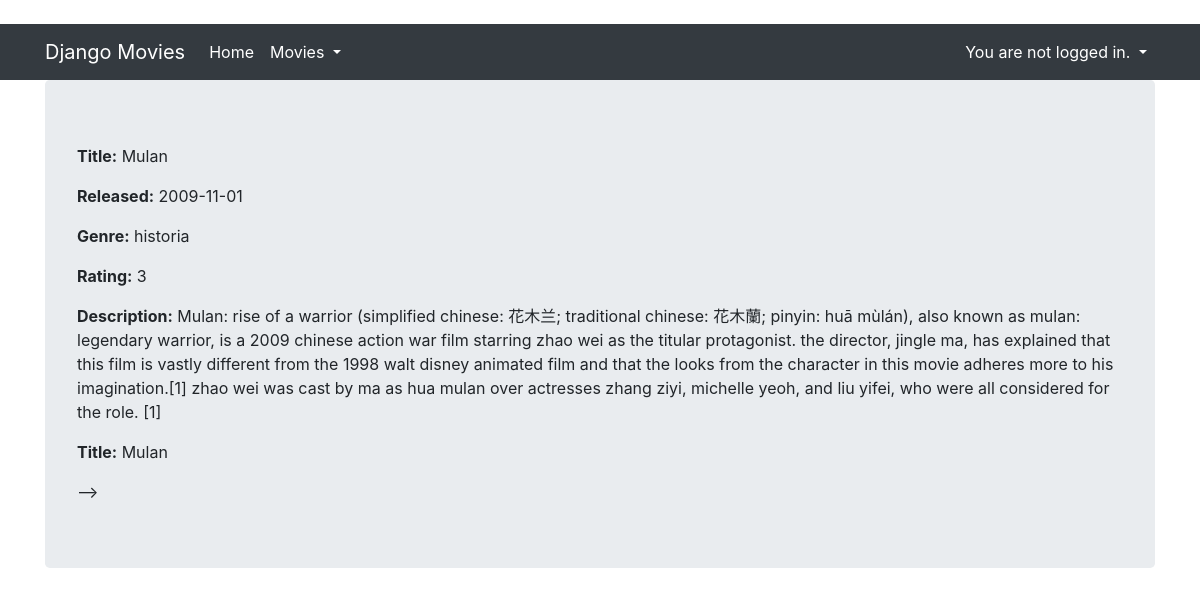
Screenshot of /core/movie/detail/16 with the database file from the repository.
### core/models.py (models this page shows, shortened)
class Movie(models.Model):  #  to jest podstawowy model models.Model
    genre = models.ForeignKey(Genre, null=True, on_delete=models.CASCADE)
    title = models.CharField(max_length=100)
    rating = models.IntegerField(null=True, validators=[MaxValueValidator(10), MinValueValidator(1)])
    released = models.DateField(null=True)
    description = models.TextField(null=True, blank=True)   # null = True, czy zazwalasz danemu rekordowi być zerowym, blank odnosie się do formularzy
    created = models.DateTimeField(auto_now_add=True)
    director=models.ForeignKey(Director,null=True,on_delete=models.SET_NULL)
    countries = models.ManyToManyField(Country, null = True, related_name = 'movies')
    class Meta:
        unique_together = ('title', 'released')

class Genre(models.Model):
    name = models.CharField(max_length=20, unique=True)
    age_limit = models.IntegerField(null=True, blank=True,
                                    choices=AGE_LIMITS,
                                    default = 2)
    def __str__(self):
        return self.name

### core/views.py (the view)
# urls.py: path('movie/detail/<pk>', MovieDetailView.as_view(), name='movie_detail'),
class MovieDetailView(DetailView):
    template_name = "movie_detail.html"
    model = Movie

### core/templatetags/movie_extras.py (called while the page is built)
@register.filter  #
def attr_as_p(obj, attrname):
    label = escape(attrname.capitalize())  # taki string zeby ladować do html
    value = escape(getattr(obj, attrname)) # to frontendowe rrzeczy
    return SafeString(f'<p><strong>{label}:</strong> {value}</p')

### core/templates/movie_detail.html
{% extends "base.html" %}
{% load movie_extras %}
{% block content %}
  {{ movie|attr_as_p:'title'}}
  {{ movie|attr_as_p:'released'}}
  {{ movie|attr_as_p:'genre'}}
  {{ movie|attr_as_p:'rating'}}
  {{ movie|attr_as_p:'description'}}
{% endblock %}

### rows the page displays
Movie: title "Title: Mulan", released "Released: 2009-11-01", genre.name "Genre: historia", rating "Rating: 3", description "Description: Mulan: rise of a warrior (simplified chinese: 花木兰; traditional chinese: 花木蘭; pinyin: huā mùlán), also known as mulan: legendary warrior, is a 2009 chinese action war film starring zhao wei as the titular protagonist. the director, jingle ma, has explained that this film is vastly different from the 1998 walt disney animated film and that the looks from the character in this movie adheres more to his imagination.[1] zhao wei was cast by ma as hua mulan over actresses zhang ziyi, michelle yeoh, and liu yifei, who were all considered for the role. [1]", title "Mulan"
